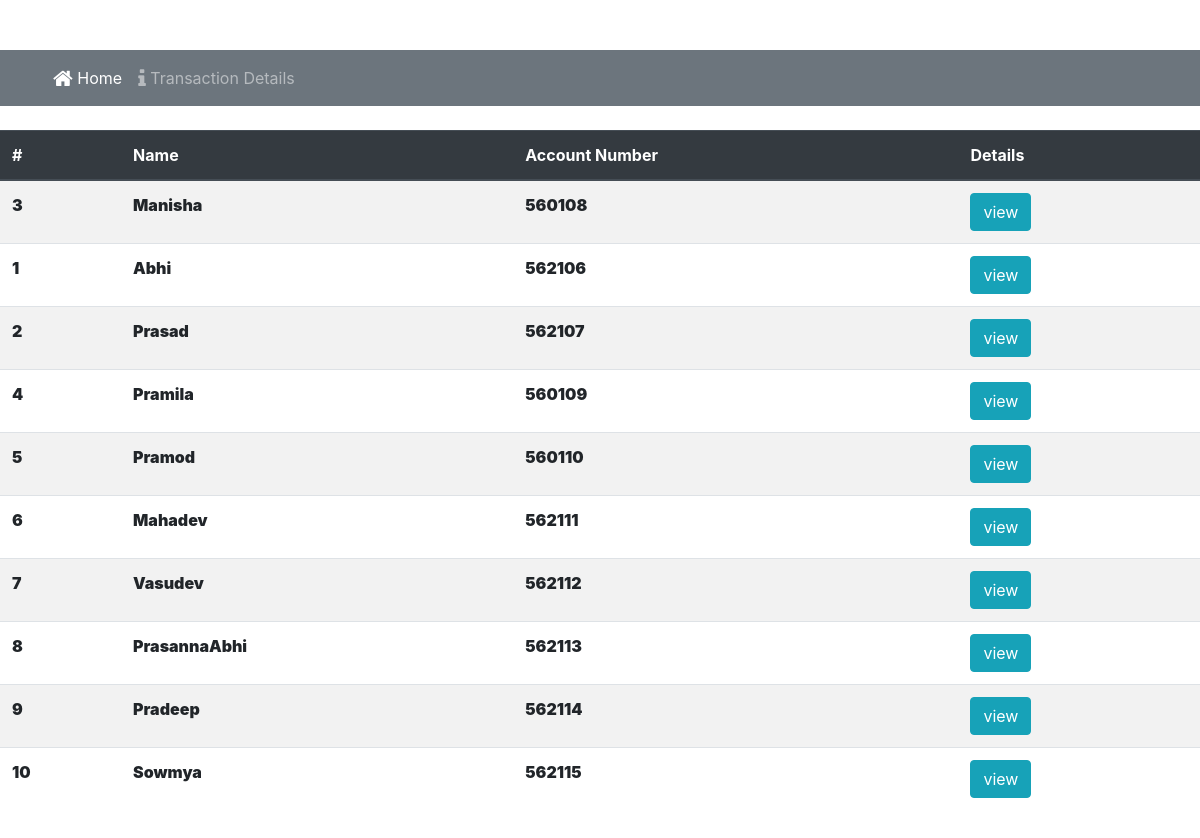
/customer.php, run on the app's committed database.
### tables this page shows
CREATE TABLE IF NOT EXISTS `bankingman` (
  `id` int(250) NOT NULL,
  `Name` varchar(250) NOT NULL,
  `Accountno` int(250) NOT NULL,
  `amount` int(100) NOT NULL
);

### customer.php (the view, shortened to what this page needs)
<?php
 $connect = mysqli_connect("localhost", "id15473759_root", "Bindu999@123", "id15473759_bankingdb");
 $query = "SELECT * FROM bankingman";
 $result = mysqli_query($connect, $query);
 ?>
<!DOCTYPE html>
<html lang="en">
<head>
    <link rel="stylesheet" href="https://cdn.jsdelivr.net/npm/bootstrap@4.5.3/dist/css/bootstrap.min.css">
 <link rel="stylesheet" href="https://stackpath.bootstrapcdn.com/font-awesome/4.7.0/css/font-awesome.min.css">
    <link rel="stylesheet" href="css/styles.css">
</head>
<body>
<nav class="navbar navbar-expand-sm bg-secondary navbar-dark">
		<div class="container">
           <div class="collapse navbar-collapse" id="Navbar">
                <ul class="navbar-nav mr-auto">
                    <li class="nav-item active" ><a class="nav-link" href="index.php"><span class="fa fa-home fa-lg"></span> Home</a></li>
                    <li class="nav-item"><a class="nav-link" href="transaction.php"><span class="fa fa-info fa-lg"></span> Transaction Details</a></li>
				</ul>
            </div>
        </div>
    </nav>
   <br>
        <div id="viewModal" class="modal fade" role="dialog">
            <div class="modal-dialog modal-lg" role="content">
                <div class="modal-content">
                    <div class="modal-footer">
                        <button type="button" class="btn btn-warning btn-sm ml-auto" name="submit" style="text-decoration:none"><a id="t" href="transfer.php"><b>Transfer<b></a></button>
                    </div>
                </div>
            </div>
        </div>
        <div class="table-responsive">
            <table class="table table-striped">
                <thead class="thead-dark">
                <tr>
                    <th scope="col">#</th>
                    <th scope="col">Name</th>
                    <th scope="col">Account Number</th>
                    <th scope="col">Details</th>
                </tr>
                </thead>
                <?php
                while($row = mysqli_fetch_array($result))
                {
                ?>
                <tr>
                    <td><?php echo $row["id"]; ?></td>
                    <td><?php echo $row["Name"]; ?></td>
                    <td><?php echo $row["Accountno"]; ?></td>
                    <td><input type="button" name="view" value="view" id="<?php echo $row["id"]; ?>" class="btn btn-info btn-xs view-details" /></td>
                </tr>
                <?php
                }
                ?>
            </table>
        </div>
<br>
<br>
<br>
</body>
</html>

### styles.css (style rules this page uses)
.navbar-dark { background-color: rgb(255, 94, 0); }
#c, #t { color: floralwhite; }
body { padding: 50px 0px 50px 0px; }

### data on the page
bankingman: id "3", Name "Manisha", Accountno "560108"
bankingman: id "1", Name "Abhi", Accountno "562106"
bankingman: id "2", Name "Prasad", Accountno "562107"
bankingman: id "4", Name "Pramila", Accountno "560109"
bankingman: id "5", Name "Pramod", Accountno "560110"
bankingman: id "6", Name "Mahadev", Accountno "562111"
bankingman: id "7", Name "Vasudev", Accountno "562112"
bankingman: id "8", Name "PrasannaAbhi", Accountno "562113"
bankingman: id "9", Name "Pradeep", Accountno "562114"
bankingman: id "10", Name "Sowmya", Accountno "562115"
